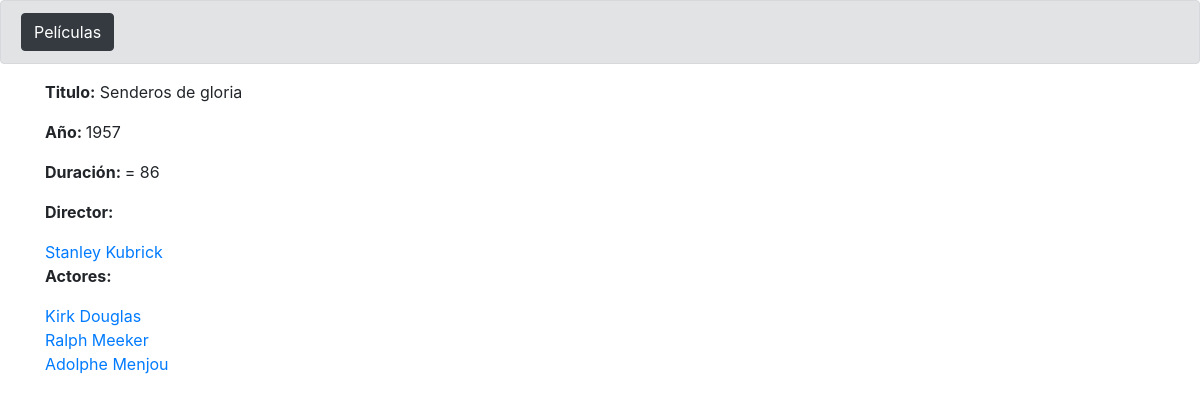
Page /peliculas_ficha.php?id=3 on the committed database.
### tables this page shows
CREATE TABLE `peliculas` (
  `id` int(11) NOT NULL,
  `titulo` varchar(50) NOT NULL,
  `anyo` int(11) NOT NULL,
  `duracion` int(11) NOT NULL
);

CREATE TABLE `directores` (
  `id` int(11) NOT NULL,
  `nombre` varchar(50) NOT NULL,
  `anyoNacimiento` varchar(4) NOT NULL,
  `pais` varchar(50) NOT NULL
);

CREATE TABLE `peliculas_actores` (
  `id_pelicula` int(11) NOT NULL,
  `id_actor` int(11) NOT NULL
);

CREATE TABLE `actores` (
  `id` int(11) NOT NULL,
  `nombre` varchar(50) NOT NULL,
  `anyoNacimiento` varchar(4) NOT NULL,
  `pais` varchar(50) NOT NULL
);

### classes/peliculas.php (called while the page is built, shortened)
<?php
class Pelicula{
    private $titulo;
    private $anyo;
    private $duracion;
    function __construct($id,$anyo,$duracion,$titulo){
        $this->anyo=$anyo;
        $this->duracion=$duracion;
        $this->titulo=$titulo;
    }
    public function get_titulo(){
        return $this->titulo;
    }
    public function get_anyo(){
        return $this->anyo;
    }
    public function get_duracion(){
        return $this->duracion;
    }
}
?>

### classes/directores.php (called while the page is built, shortened)
<?php
class Director{
    private $nombre;
    private $id;
    function __construct($nombre,$anyoNacimiento,$pais,$id){
        $this->nombre=$nombre;
        $this->id=$id;
    }
    public function get_nombre(){
        return $this->nombre;
    }
    public function get_id(){
        return $this->id;
    }
}
?>

### classes/actores.php (called while the page is built, shortened)
<?php
class Actor{
    private $nombre;
    private $id;
    function __construct($nombre,$anyoNacimiento,$pais,$id){
        $this->nombre=$nombre;
        $this->id=$id;
    }
    public function get_nombre(){
        return $this->nombre;
    }
    public function get_id(){
        return $this->id;
    }
}
?>

### bbdd/actores_crud.php (the view, shortened to what this page needs)
<?php
require_once './classes/actores.php';
class CrudActores{
    public function obtenerActor($idPelicula){
        $conexion = database::conexion();
        $consulta = "SELECT id_actor FROM peliculas_actores WHERE id_pelicula= :idPelicula";
        $consultaPreparada = $conexion->prepare($consulta);
        $consultaPreparada->bindValue(':idPelicula', $idPelicula);
        $consultaPreparada->execute();
        $resultado = $consultaPreparada->fetchAll(PDO::FETCH_ASSOC);
        foreach ($resultado as $value) {
            $idActor = $value["id_actor"];
            $actor = $this->datosActor($idActor);
            $this->imprimirNombreActor($actor);
        }
    }
    public function datosActor($id_actor){
        $conexion = database::conexion();
        $consulta = "SELECT * FROM actores WHERE id= :id_actor";
        $consultaPreparada = $conexion->prepare($consulta);
        $consultaPreparada->bindValue(':id_actor', $id_actor);
        $consultaPreparada->execute();
        $resultado = $consultaPreparada->fetchAll(PDO::FETCH_ASSOC);
        foreach ($resultado as $value) {
            $nombre = $value["nombre"];
            $anyoNacimiento = $value["anyoNacimiento"];
            $pais = $value["pais"];
            $actor = new Actor($nombre, $anyoNacimiento, $pais, $id_actor);
        }
        return $actor;
    }
    public function imprimirNombreActor($actor){
        echo '<a href=actores_ficha.php?id=' . $actor->get_id() . '>' . $actor->get_nombre() . '</a><br>';
    }
}

### bbdd/peliculas_crud.php (shortened to what this page needs)
<?php
require_once './classes/peliculas.php';
class CrudPeliculas
{
    public function obtenerPelicula($id)
    {
        $conexion = database::conexion();
        $consulta = "SELECT * FROM peliculas WHERE id=:id";
        $consultaPreparada = $conexion->prepare($consulta);
        $consultaPreparada->bindValue(':id', $id);
        $consultaPreparada->execute();
        $resultado = $consultaPreparada->fetchAll(PDO::FETCH_ASSOC);
        foreach ($resultado as $value) {
            $titulo = $value["titulo"];
            $anyo = $value["anyo"];
            $duracion = $value["duracion"];
            $pelicula = new pelicula($id, $anyo, $duracion, $titulo);
        }
        return $pelicula;
    }
    public function imprimirDatos($pelicula)
    {
        $titulo = $pelicula->get_titulo();
        $duracion = $pelicula->get_duracion();
        $anyo = $pelicula->get_anyo();
        echo '<p><strong>Titulo:</strong> ' . $titulo . '</p>';
        echo '<p><strong>Año: </strong>' . $anyo . '</p>';
        echo '<p><strong>Duración: </strong>= ' . $duracion . '</p>';
    }
}

### bbdd/directores_crud.php (shortened to what this page needs)
<?php
require_once './classes/directores.php';
class CrudDirector{
    public function obtenerDirector($id_pelicula){
        $conexion = database::conexion();
        $consulta = "SELECT id_director FROM peliculas_directores WHERE id_pelicula= $id_pelicula";
        $consultaPreparada = $conexion->prepare($consulta);
        $consultaPreparada->execute();
        $resultado = $consultaPreparada->fetch(PDO::FETCH_OBJ);
        if (!empty($resultado)) {
            $id_director = $resultado->id_director;
            return $this->datosDirector($id_director);
        } else {
            echo "";
        }
    }
    public function imprimirNombreDirector($director){
        echo '<p><strong>Director:</strong></p>';
        echo '<a href=directores_ficha.php?id=' . $director->get_id() . '>' . $director->get_nombre() . '</a>';
    }
    public function datosDirector($id_director){
        $conexion = database::conexion();
        $consulta = "SELECT * FROM directores WHERE id= $id_director";
        $consultaPreparada = $conexion->prepare($consulta);
        $consultaPreparada->execute();
        $resultado = $consultaPreparada->fetchAll(PDO::FETCH_ASSOC);
        foreach ($resultado as $value) {
            $nombre = $value["nombre"];
            $anyoNacimiento = $value["anyoNacimiento"];
            $pais = $value["pais"];
            $id = $value["id"];
            $director = new Director($nombre, $anyoNacimiento, $pais, $id);
        }
        return $director;
    }
}

### rows in the picture
peliculas: titulo "Senderos de gloria", anyo "1957", duracion "86"
directores: nombre "Stanley Kubrick"
peliculas_actores: id_actor.nombre "Kirk Douglas"
peliculas_actores: id_actor.nombre "Ralph Meeker"
peliculas_actores: id_actor.nombre "Adolphe Menjou"
